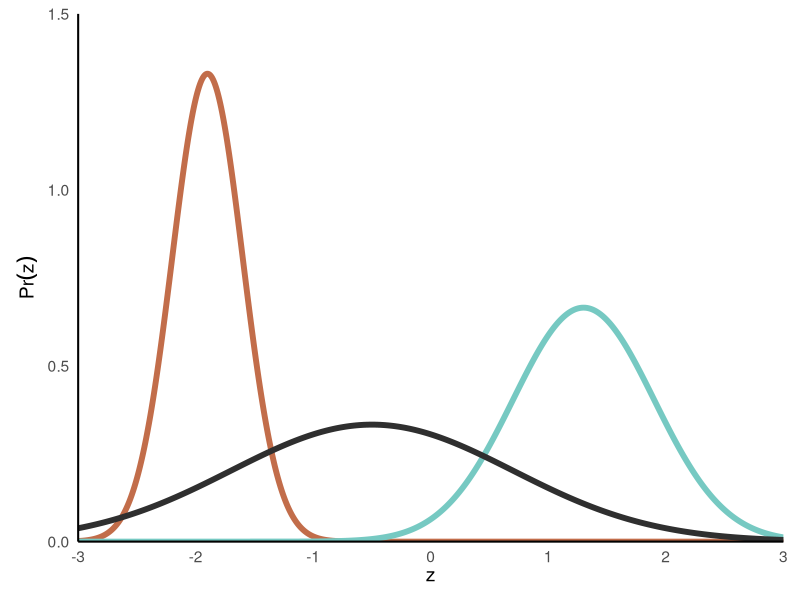

R code for this plot:
## ---- chunk 1
knitr::opts_chunk$set(echo = FALSE)
knitr::opts_chunk$set(message = FALSE, warning = FALSE)
knitr::opts_chunk$set(fig.width = 6.5, fig.height = 3.6, out.width = "70%", fig.align = "center", dev = "cairo_pdf")
## ---- chunk 2
library(ggplot2)
library(dplyr)
params <- tibble::tribble(
  ~mu,   ~sigma, ~col,       ~lab_x, ~lab_y, ~lab_col,
  -1.9,   0.3,   "#C26D4A",  -1.9,    1.20,  "#C26D4A",  # brick
  -0.5,   1.2,   "#76C9C2",  -0.1,    0.45,  "#76C9C2",  # teal
   1.3,   0.6,   "#2F2F2F",   1.55,   0.85,  "#2F2F2F"   # dark gray
)
zgrid <- seq(-3, 3, length.out = 800)
dens <- params %>%
  tidyr::expand_grid(z = zgrid) %>%
  mutate(pdf = dnorm(z, mean = mu, sd = sigma))
p <- ggplot(dens, aes(z, pdf, group = interaction(mu, sigma))) +
  geom_line(aes(color = interaction(mu, sigma)), linewidth = 2) +
  scale_color_manual(values = params$col,
                     labels = c(
                       expression(mu == -1.9 ~ "," ~ sigma == 0.3),
                       expression(mu == -0.5 ~ "," ~ sigma == 1.2),
                       expression(mu ==  1.3 ~ "," ~ sigma == 0.6)
                     ),
                     guide = "none") +
  coord_cartesian(xlim = c(-3, 3), ylim = c(0, 1.5), expand = FALSE) +
  labs(x = expression(z), y = expression(Pr(z))) +
  theme_minimal(base_size = 14) +
  theme(
    panel.grid = element_blank(),
    axis.title = element_text(face = "italic"),
    axis.text = element_text(color = "grey30"),
    axis.line = element_line(linewidth = 0.7, color = "black"),
    plot.margin = margin(10, 12, 10, 12)
  )

print(p)
